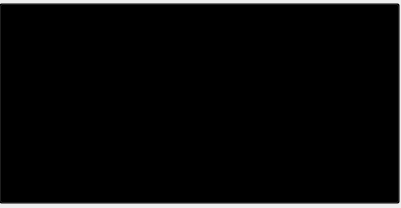
<?xml version="1.0" encoding="UTF-8"?>
<ui version="4.0">
 <class>Bill100Widget</class>
 <widget class="QWidget" name="Bill100Widget">
  <property name="geometry">
   <rect>
    <x>0</x>
    <y>0</y>
    <width>401</width>
    <height>208</height>
   </rect>
  </property>
  <property name="sizePolicy">
   <sizepolicy hsizetype="Preferred" vsizetype="Preferred">
    <horstretch>0</horstretch>
    <verstretch>0</verstretch>
   </sizepolicy>
  </property>
  <property name="windowTitle">
   <string/>
  </property>
  <widget class="QWidget" name="widget" native="true">
   <property name="geometry">
    <rect>
     <x>0</x>
     <y>0</y>
     <width>401</width>
     <height>208</height>
    </rect>
   </property>
   <widget class="QPushButton" name="pushButton">
    <property name="geometry">
     <rect>
      <x>-1</x>
      <y>3</y>
      <width>401</width>
      <height>201</height>
     </rect>
    </property>
    <property name="styleSheet">
     <string notr="true">background-color: transparent;
color: transparent;</string>
    </property>
    <property name="text">
     <string>PushButton</string>
    </property>
   </widget>
  </widget>
 </widget>
 <resources/>
 <connections/>
</ui>
